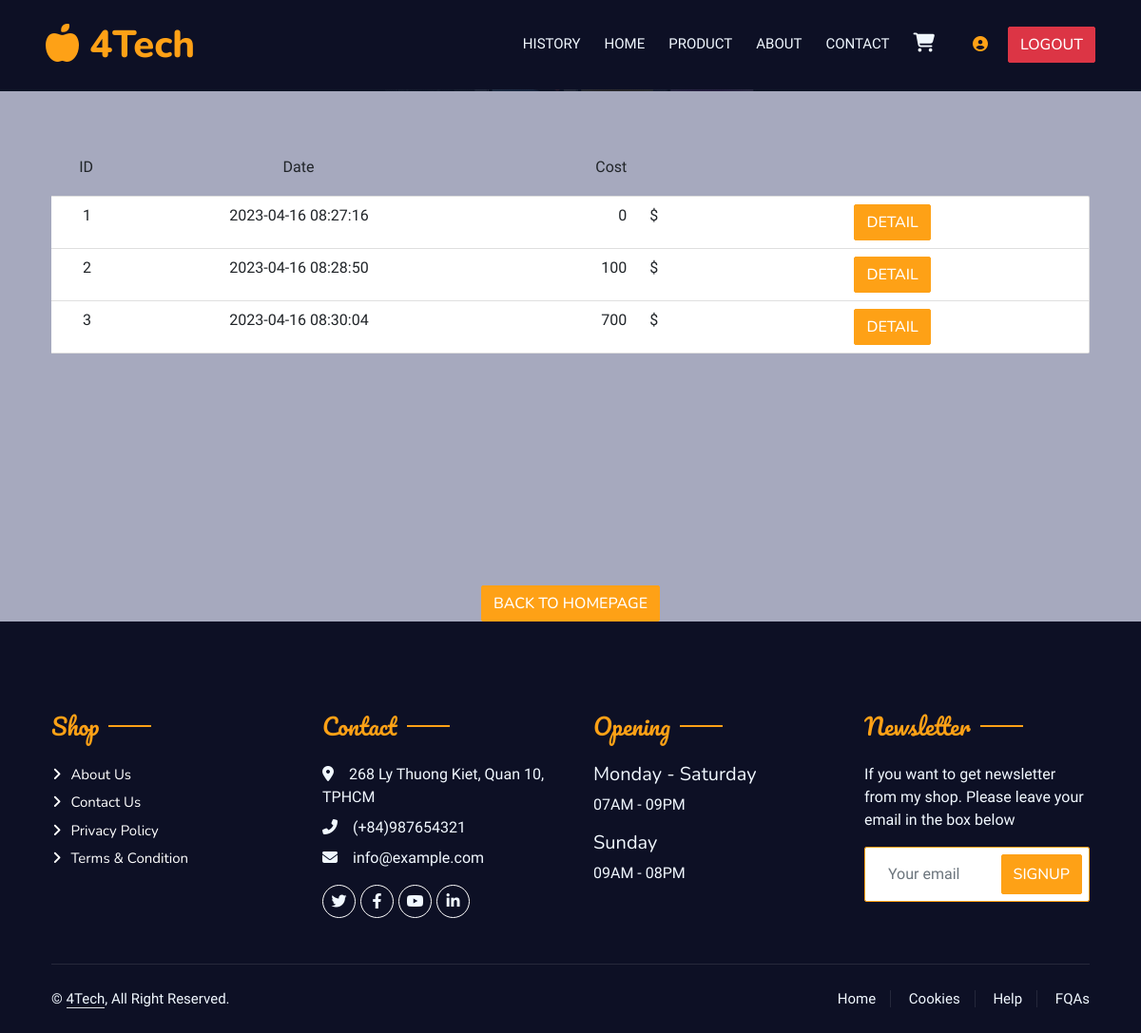
Page /bills/index.php (signed in) on the earlier database version.
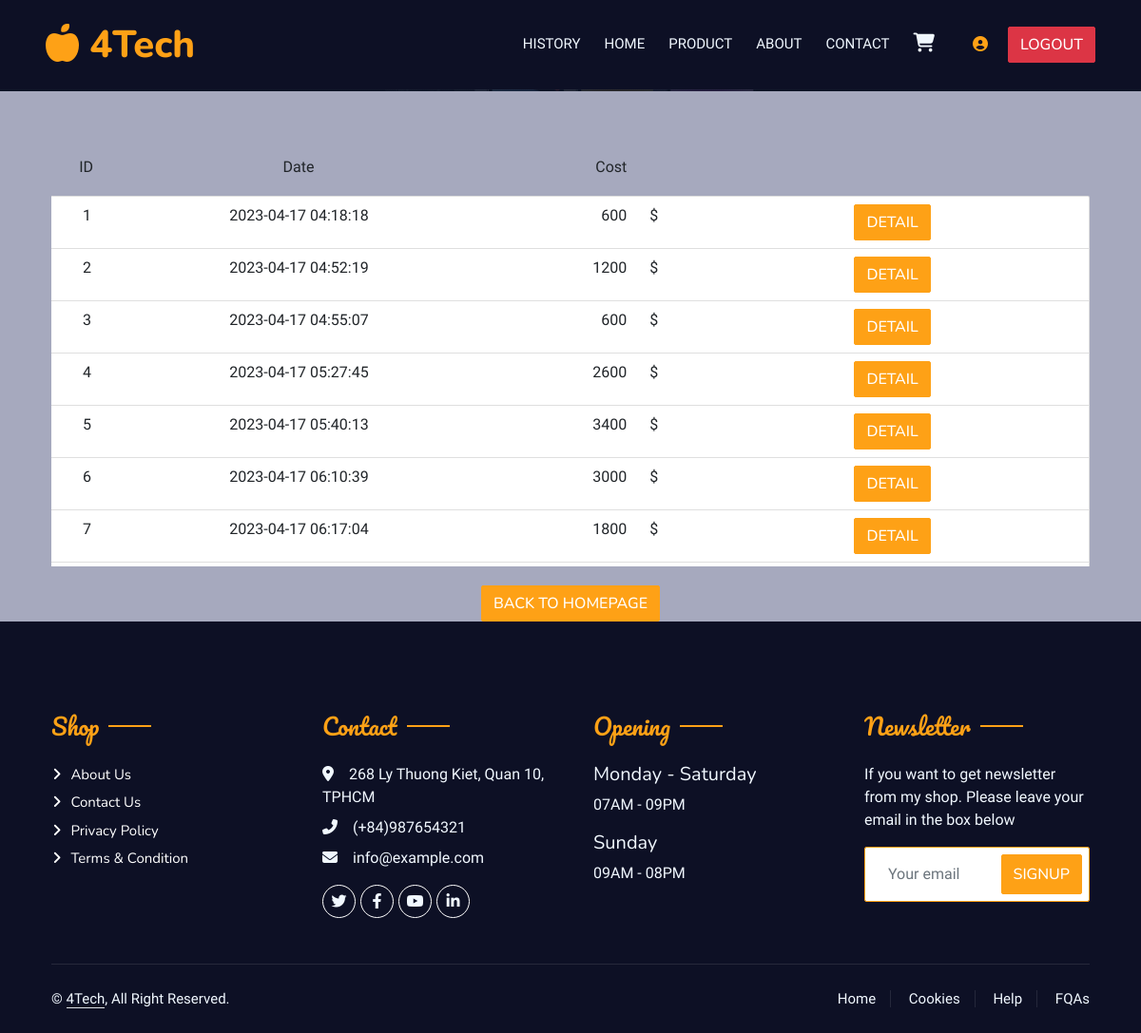
Same page on the later database version.
### tables this page shows
CREATE TABLE `bill` (
  `id` int(11) NOT NULL,
  `customerID` int(11) NOT NULL,
  `date` text NOT NULL,
  `totalcost` int(11) NOT NULL
);

### bills/index.php (the view, shortened to what this page needs)
<?php
	if($_SESSION['role'] != 'customer'){
		echo 'This page is only for customer';
	}else{
		$connection = new mysqli('localhost','root','','laptrinhweb_db');
		$query = "select id from customer where username='".$_SESSION['username']."'";
		$res = $connection->query($query);
		$CUSTOMER_ID = $res->fetch_assoc()['id'];
		if(isset($_GET['id'])){
			$bills = $_GET['id'];
			$query = "select * from bill where id=".$_GET['id'];
			$res = $connection->query($query);
			$bill_detail = $res->fetch_assoc();
			$query = " select product_ID, amount from products_of_bill where bill_id=".$_GET['id'].' and customerID='.$CUSTOMER_ID;
			$res = $connection->query($query);
			$product_IDs = $res->fetch_all(MYSQLI_ASSOC);
			$products = array();
			$amount = array();
			foreach($product_IDs as $id){
				$query = "select * from product where id=".$id['product_ID'];
				$res = $connection->query($query);
				array_push($products, $res->fetch_assoc());
				array_push($amount, $id['amount']);
			}
		}else{
			$query = "select * from bill where CustomerID=".$CUSTOMER_ID;
			$res = $connection->query($query);
			$bills = $res->fetch_all(MYSQLI_ASSOC);
		}
	}
?>
<!DOCTYPE html>
<html lang='en'>
	<head>
		<link rel="stylesheet" type="text/css" href="/css/bootstrap.min.css">
		<link rel="stylesheet" type="text/css" href="/css/bill.css">
	</head>
	<body style="background-color: #a6a9be;">
		<?php include('../base/header.php'); ?>
			<div class="container-fluid">
					<div class="container">
						<?php
							if (!isset($_GET["id"])){
							?>
							<div class='row justify-content-center' style='margin-top: 10px;'>
								<ul class='list-group'>
									<li class="list-group-item d-flex justify-content-between align-items-center align-middle" style="border:none;background-color: inherit">
										<div class="row" style="width:100%;margin-top: 50px;">
											<div class="col-1 d-flex justify-content-center">
												ID
											</div>
											<div class="col-4 d-flex justify-content-center">
												Date
											</div>
											<div class="col-2 d-flex justify-content-end">
												Cost
											</div>
											<div class="col">
											</div>
										</div>
									</li>
								</ul>
							</div>
							<?php
								echo '<div class="scrollable">';
								echo "<div class='row justify-content-center' style='margin-top: 10px;'>";
								echo "<ul class='list-group'>";
								foreach($bills as $bill){
									echo '<li class="list-group-item d-flex justify-content-between align-items-center align-middle">';?>
									<div class="row" style="width:100%">
										<div class="col-1 d-flex justify-content-center">
											<?php echo $bill['id']; ?>
										</div>
										<div class="col-4 d-flex justify-content-center">
											<?php echo $bill['date']; ?>
										</div>
										<div class="col-2 d-flex justify-content-end align-middle">
											<?php echo $bill['totalcost']; ?>
										</div>
										<div class="col-1">
											$
										</div>
										<div class="col d-flex justify-content-center">
											<a href="?id=<?php echo $bill['id']; ?>" class="btn btn-primary">Detail</a>
										</div>
									</div>
								<?php
									echo '</li>';
								}
							echo '</ul>';
							echo '</div>';
							echo '</div>';
							echo '<div class="col d-flex justify-content-center">
							<a href="/homepage/" class="btn btn-primary" style="margin-top: 20px;">Back to Homepage</a></div>';
						?>
							<?php } ?>
					</div>
			</div>
	</body>
</html>

### base/header.php (shortened to what this page needs)
   <link rel="stylesheet" href="https://cdnjs.cloudflare.com/ajax/libs/font-awesome/6.4.0/css/all.min.css" type="text/css">
   <link href="https://cdn.jsdelivr.net/npm/bootstrap-icons@1.4.1/font/bootstrap-icons.css" rel="stylesheet" type="text/css">
   <link href="/utils/lib/animate/animate.min.css" rel="stylesheet" type="text/css">
   <link href="/utils/lib/owlcarousel/assets/owl.carousel.min.css" rel="stylesheet" type="text/css">
   <link href="/utils/lib/tempusdominus/css/tempusdominus-bootstrap-4.min.css" rel="stylesheet" type="text/css" />
   <link href="/utils/css/bootstrap.min.css" rel="stylesheet" type="text/css">
   <link href="/utils/css/style.css" rel="stylesheet">
<div class="container-fluid position-relative p-0"   style="background-color:#0d1025 ;">
           <nav class="navbar navbar-expand-lg navbar-dark px-4 px-lg-5 py-3 py-lg-0">
               <a href="/homepage/" class="navbar-brand p-0">
                   <h1 class="text-primary m-0"><i class="fa-solid fa-apple-whole"></i> 4Tech</h1>
               </a>
               <div class="collapse navbar-collapse" id="navbarCollapse">
                   <div class="navbar-nav ms-auto py-0 pe-4">
				<?php if(isset($_SESSION['username']) && $_SESSION['loggedin'] == true && $_SESSION['role']=='customer'){
					echo "<a href='/bills/' class='nav-item nav-link'>History</a>";
					}else{
					}?>
                       <a href="/homepage/" class="nav-item nav-link">Home</a>
                       <a href="product.html" class="nav-item nav-link">Product</a>
                       <a href="about.html" class="nav-item nav-link">About</a>
                       <a href="contact.html" class="nav-item nav-link">Contact</a>
                       <a href="/cart/" class="nav-item nav-link"><i class="fa-solid fa-cart-shopping" style="font-size:20px"></i></a>
                   </div>
				<?php if(isset($_SESSION['username']) && $_SESSION['loggedin'] == true && $_SESSION['role']=='customer'){
                   	echo'<a href="" class="nav-item nav-link">';
					echo '<i class="fa fa-user-circle" aria-hidden="true"></i>';
					echo '</a>';
					echo'<a href="/login/logout.php" class="btn btn-danger" style="margin-left: 5px">Logout</a>';
				}else{
					echo'<a href="" class="btn btn-primary">';
					echo "Login";
					echo '</a>';
				}
				?>
               </div>
           </nav>
       </div>

### css/bill.css (style rules this page uses)
.scrollable { overflow: hidden; height: 400px; }

### utils/css/style.css (style rules this page uses)
:root { --primary: #FEA116; --light: #F1F8FF; --dark: #0F172B; }
.ff-secondary { font-family: 'Pacifico', cursive; }
.btn { font-family: 'Nunito', sans-serif; font-weight: 500; text-transform: uppercase; transition: .5s; }
.btn.btn-primary, .btn.btn-secondary { color: #FFFFFF; }
.navbar-dark .navbar-nav .nav-link { position: relative; margin-left: 25px; padding: 35px 0; font-size: 15px; color: var(--light) !important; text-transform: uppercase; font-weight: 500; outline: none; transition: .5s; }
@media (min-width: 992px) { .navbar-dark { position: absolute; width: 100%; top: 0; left: 0; z-index: 999; } }
.section-title { position: relative; display: inline-block; }
.section-title::before { position: absolute; content: ""; width: 45px; height: 2px; top: 50%; left: -55px; margin-top: -1px; background: var(--primary); }
.section-title::after { position: absolute; content: ""; width: 45px; height: 2px; top: 50%; right: -55px; margin-top: -1px; background: var(--primary); }
.section-title.text-start::before, .section-title.text-end::after { display: none; }
.footer .btn.btn-social { margin-right: 5px; width: 35px; height: 35px; display: flex; align-items: center; justify-content: center; color: var(--light); border: 1px solid #FFFFFF; border-radius: 35px; transition: .3s; }
.footer .btn.btn-link { display: block; margin-bottom: 5px; padding: 0; text-align: left; color: #FFFFFF; font-size: 15px; font-weight: normal; text-transform: capitalize; transition: .3s; }
.footer .btn.btn-link::before { position: relative; content: "\f105"; font-family: "Font Awesome 5 Free"; font-weight: 900; margin-right: 10px; }
.footer .copyright { padding: 25px 0; font-size: 15px; border-top: 1px solid rgba(256, 256, 256, .1); }
.footer .copyright a { color: var(--light); }
.footer .footer-menu a { margin-right: 15px; padding-right: 15px; border-right: 1px solid rgba(255, 255, 255, .1); }
.footer .footer-menu a:last-child { margin-right: 0; padding-right: 0; border-right: none; }
.navbar-dark { background-color:#0d1025; }

Differences in the rows shown:
changed bill id 1: date "2023-04-16 08:27:16" → "2023-04-17 04:18:18"; totalcost "0" → "600"
changed bill id 2: date "2023-04-16 08:28:50" → "2023-04-17 04:52:19"; totalcost "100" → "1200"
changed bill id 3: date "2023-04-16 08:30:04" → "2023-04-17 04:55:07"; totalcost "700" → "600"
added bill: id "4", date "2023-04-17 05:27:45", totalcost "2600"
added bill: id "5", date "2023-04-17 05:40:13", totalcost "3400"
added bill: id "6", date "2023-04-17 06:10:39", totalcost "3000"
added bill: id "7", date "2023-04-17 06:17:04", totalcost "1800"
